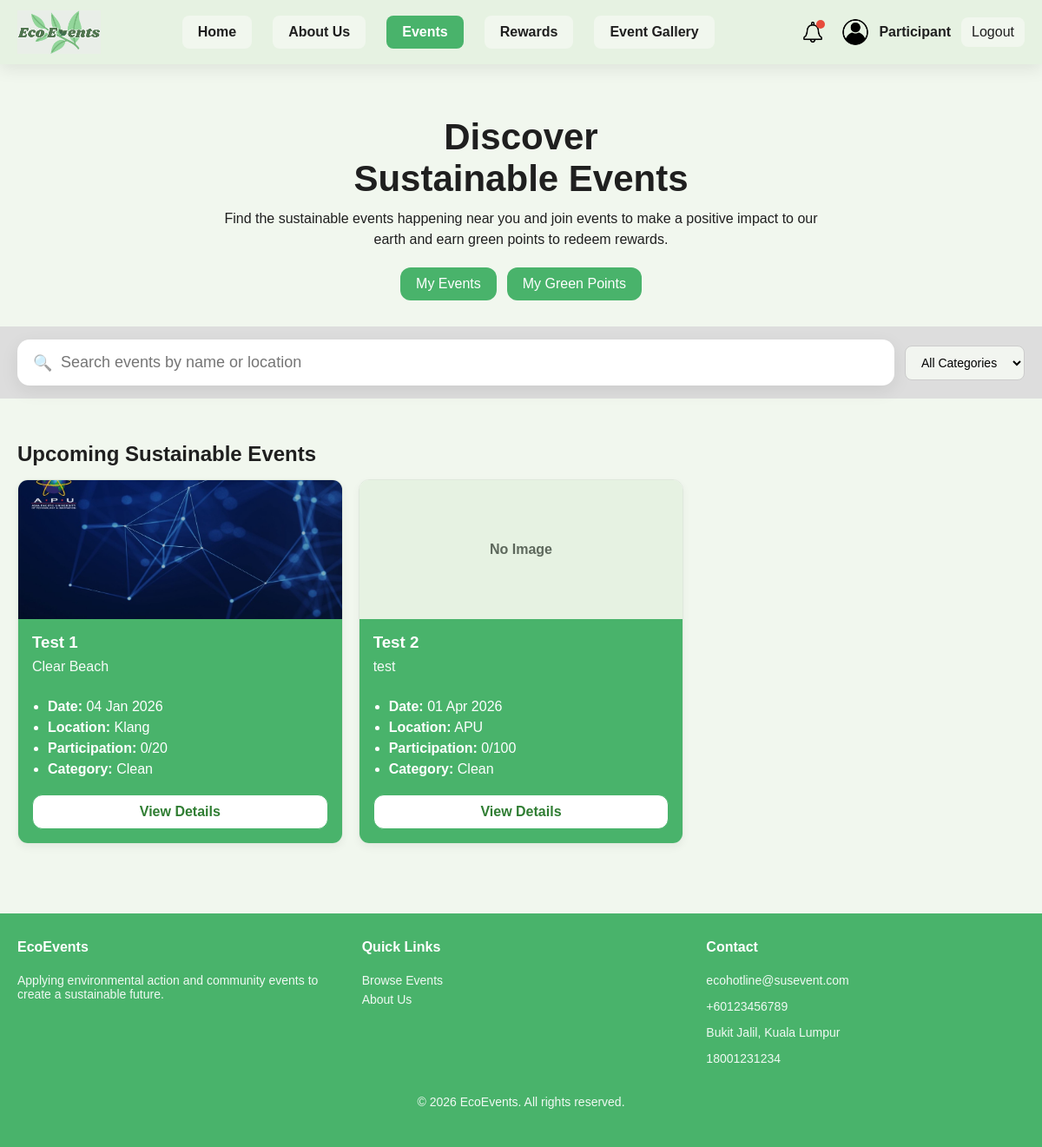
Before: /Sustainableapp/events.php with the older database file.
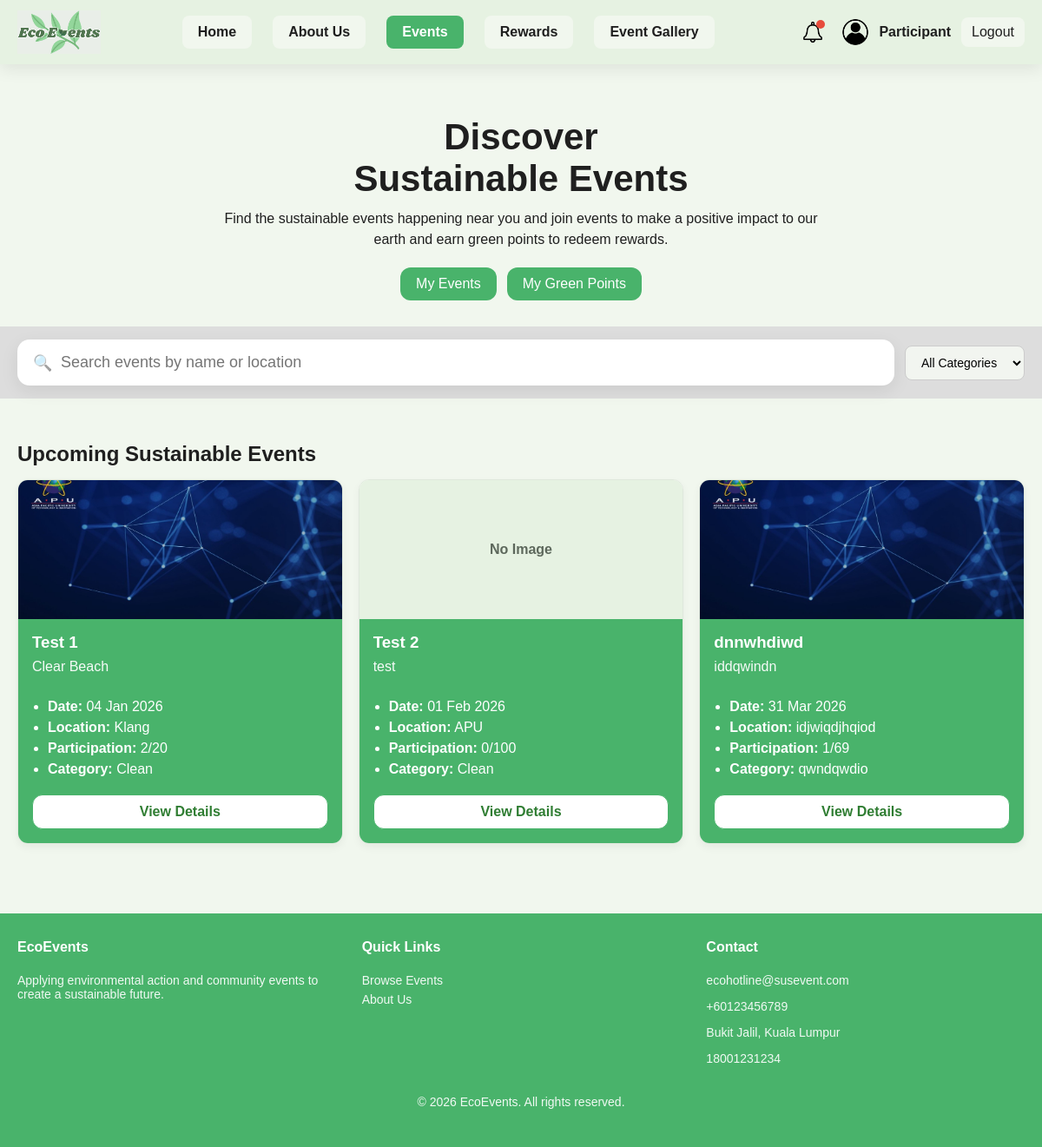
After: the same page with the newer database file.
### tables this page shows
CREATE TABLE `events` (
  `id` int(11) NOT NULL,
  `event_name` varchar(255) NOT NULL,
  `event_date` date NOT NULL,
  `event_time` time DEFAULT NULL,
  `event_location` varchar(255) NOT NULL,
  `event_type` varchar(100) NOT NULL,
  `max_participants` int(11) DEFAULT NULL,
  `description` text DEFAULT NULL,
  `sustainability_goals` text DEFAULT NULL,
  `event_image` varchar(255) DEFAULT NULL,
  `status` varchar(50) DEFAULT 'Pending',
  `created_at` timestamp NOT NULL DEFAULT current_timestamp(),
  `last_updated_at` timestamp NULL DEFAULT NULL,
  `update_notice` varchar(255) DEFAULT NULL,
  `show_update_notice` tinyint(1) DEFAULT 0,
  `waste_report` text DEFAULT NULL,
  `organizer_id` int(11) DEFAULT NULL
);

### Sustainableapp/events.php (the view, shortened to what this page needs)
<?php
include("config.php");
$sql = "
    SELECT
        events.*,
        COUNT(event_Participants.id) AS joined_count
    FROM events
    LEFT JOIN event_Participants
        ON events.id = event_Participants.event_id
        AND event_Participants.participation_status = 'joined'
    WHERE events.status = 'Approved'
    GROUP BY events.id
    ORDER BY events.event_date ASC, events.event_time ASC
";
$result = $conn->query($sql);
?>
<!DOCTYPE html>
<html lang="en">
<head>
  <link rel="stylesheet" href="css/style.css">
</head>
<body>
<?php include("header.php"); ?>
<section class="events-hero">
  <div class="container">
  <h1>Discover<br>Sustainable Events</h1>
  <p>
    Find the sustainable events happening near you and join events to make a
    positive impact to our earth and earn green points to redeem rewards.
  </p>
  <div class="events-hero-actions">
    <a class="btn" href="my_events.php">My Events</a>
    <a class="btn" href="rewards.php">My Green Points</a>
  </div>
  </div>
</section>
<section class="events-toolbar">
  <div class="container toolbar-inner">
    <div class="search-wrapper">
      <input
        type="text"
        id="eventSearch"
        placeholder="Search events by name or location"
      >
      <span class="search-icon">🔍</span>
    </div>
    <select id="eventFilter" class="events-filter">
      <option value="all">All Categories</option>
    </select>
  </div>
</section>
<section class="events-page">
  <div class="container">
  <h2>Upcoming Sustainable Events</h2>
  <div class="events-grid">
  <?php
if ($result && $result->num_rows > 0) {
    while ($row = $result->fetch_assoc()) {
?>
 <div class="event-card"
     data-name="<?= htmlspecialchars(strtolower($row['event_name'])) ?>"
     data-location="<?= htmlspecialchars(strtolower($row['event_location'])) ?>"
     data-category="<?= htmlspecialchars(strtolower($row['event_type'])) ?>">
<div class="event-img">
  <?php if (!empty($row['event_image'])): ?>
    <img
      src="upload Event/<?= rawurlencode($row['event_image']) ?>"
      alt="<?= htmlspecialchars($row['event_name']) ?>"
      onerror="this.style.display='none'; this.parentElement.innerHTML='No Image';"
    >
  <?php else: ?>
    <div>No Image</div>
  <?php endif; ?>
</div>
  <div class="event-body">
    <h3><?= htmlspecialchars($row['event_name']) ?></h3>
    <p><?= htmlspecialchars($row['description']) ?></p>
    <ul class="event-meta">
      <li><strong>Date:</strong> <?= date("d M Y", strtotime($row['event_date'])) ?></li>
      <li><strong>Location:</strong> <?= htmlspecialchars($row['event_location']) ?></li>
      <li><strong>Participation:</strong> <?= (int)$row['joined_count'] ?>/<?= (int)$row['max_participants'] ?></li>
      <li><strong>Category:</strong> <?= htmlspecialchars($row['event_type']) ?></li>
    </ul>
    <div class="event-actions">
      <a class="btn-outline" href="eventdetails.php?id=<?= (int)$row['id'] ?>">View Details</a>
    </div>
  </div>
</div>
<?php
    }
} else {
    echo "<p>No events available.</p>";
}
?>
</div>
</div>
</section>
<?php include("footer.php"); ?>
</body>
</html>

Changed rows visible on the page:
changed events "Test 1": joined_count "0" → "2"
changed events "Test 2": event_date "01 Apr 2026" → "01 Feb 2026"
added events: event_image (picture), event_name "dnnwhdiwd", description "iddqwindn", event_date "31 Mar 2026", event_location "idjwiqdjhqiod", joined_count "1", max_participants "69", event_type "qwndqwdio"
